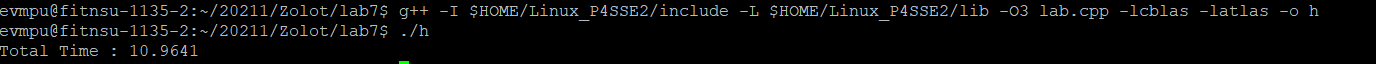
//> input picture lab7/Total time for cBLAS.PNG, 1376 x 64 px, given in place of the camera
$ ./lab5   (built with g++ and OpenCV 4)
//> lines starting //> are read from the running program, lines starting //| are printed output that depends on the picture
#include <opencv2/highgui.hpp>
#include <opencv2/opencv.hpp>
#include <iostream>
#include <ctime>

using namespace cv;
using namespace std;

int main(int argc, char** argv){
	VideoCapture cap(0);

	if (!cap.isOpened()){
		return -1;
	}

	clock_t input_time;
	clock_t processing_time;
	clock_t output_time;

	clock_t input_counter = 0;
	clock_t processing_counter = 0;
	clock_t output_counter = 0;
	double counter = 0;

	Mat frame; //empty matrix for storing webcam frames
	clock_t time = clock();

	while (true)
	{
		//input
		input_time = clock();
		cap >> frame; //inserting the webcam frame inside frame matrix
//> frame is the input picture: 64 rows x 1376 cols, CV_8UC3; mean B, G, R 9, 9.3, 8.9
		input_time = clock() - input_time;
		input_counter += input_time;

		processing_time = clock();

		Mat edges;
		cvtColor(frame, edges, COLOR_BGR2GRAY);
		Canny(edges, edges, 30, 60, 5);
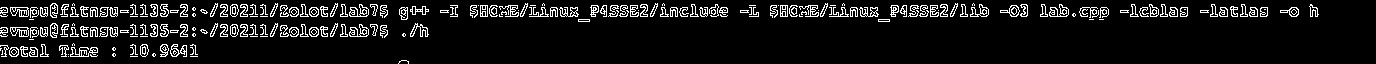
//> edges: 64 rows x 1376 cols, CV_8UC1; 9% white in thin lines or dots
		Mat sub;
		cvtColor(frame, frame, COLOR_BGR2GRAY);
		subtract(frame, edges, sub);
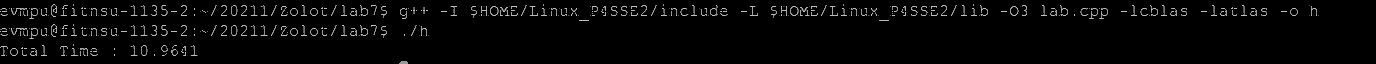
//> sub: 64 rows x 1376 cols, CV_8UC1; min 0, max 187, mean 6.9
		//imshow("Webcam", sub);

		//---ROTATING---
		double angle = 170;

		// getting the center coordinates of the image to create the 2D rotation matrix
		Point2f center( frame.cols / 2, frame.rows / 2);
//> center = Point(688, 32)

		//getting the rotation matrix
		Mat rotation_matix = getRotationMatrix2D(center, angle, 1.3);
		Mat rotated_webcam;
		// rotating the sub using rotation matrix
		warpAffine(sub, rotated_webcam, rotation_matix, edges.size());
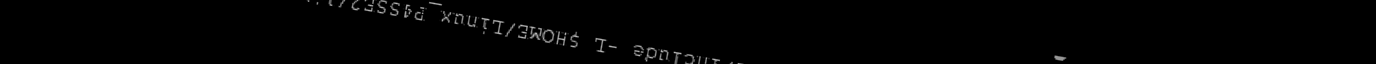
//> rotated_webcam: 64 rows x 1376 cols, CV_8UC1; min 0, max 187, mean 1.9

		processing_time = clock() - processing_time;
		processing_counter += processing_time;

		output_time = clock();
		imshow("Webcam", rotated_webcam);
		output_time = clock() - output_time;
		output_counter += output_time;

		counter++;

		if (waitKey(33) == 27)
//> the Esc key is pressed
			break;
	}
	time = clock() - time - counter * 33;

	double total_time = (((double)time / CLOCKS_PER_SEC));
	double FPS = counter / (((double)time / CLOCKS_PER_SEC));
	double res_input_time = ((double)input_counter / CLOCKS_PER_SEC);
	double res_processing_time = ((double)processing_counter / CLOCKS_PER_SEC);
	double res_output_time = ((double)output_counter / CLOCKS_PER_SEC);


	cout << "Total time: " << total_time << endl;
	cout << "Frame per second: " << FPS << endl;
	cout << "Percentage of total time for input: "
		<< res_input_time / total_time * 100 << "%" << endl;
	cout << "Percentage of total time for processing : "
		<< res_processing_time / total_time * 100 << "%" << endl;
	cout << "Percentage of total time for output: "
		<< res_output_time / total_time * 100 << "%" << endl;

	return 0;
}
